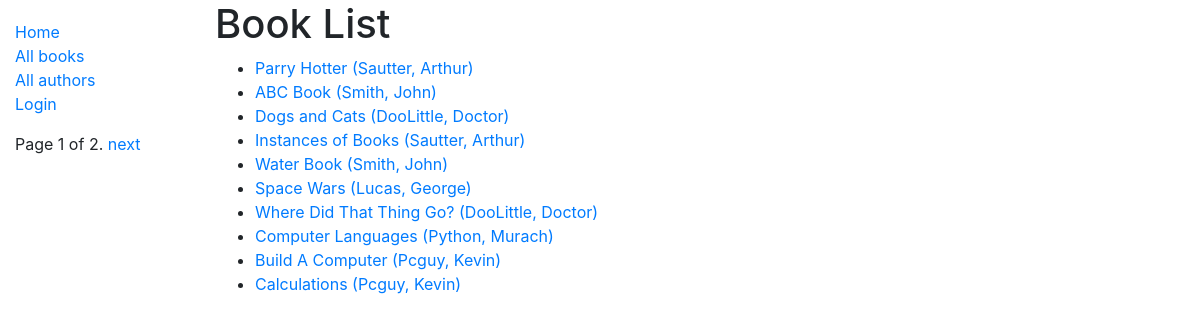
/catalog/books/, run on the app's committed database.
### catalog/models.py (models this page shows, shortened)
class Book(models.Model):
    title = models.CharField(max_length=200)
    author = models.ForeignKey('Author', on_delete=models.SET_NULL, null=True)
    summary = models.TextField(max_length=1000, help_text='Enter a brief description of the book')
    isbn = models.CharField('ISBN', max_length=13, unique=True,
                            help_text='13 Character <a href="https://www.isbn-international.org/content/what-isbn">ISBN number</a>')
    genre = models.ManyToManyField(Genre, help_text='Select a genre for this book')
    def get_absolute_url(self):
        return reverse('book-detail', args=[str(self.id)])
    def display_genre(self):
        """Create a string for the Genre. This is required to display genre in Admin."""
        return ', '.join(genre.name for genre in self.genre.all()[:3])
    display_genre.short_description = 'Genre'

class Author(models.Model):
    first_name = models.CharField(max_length=100)
    last_name = models.CharField(max_length=100)
    date_of_birth = models.DateField(null=True, blank=True)
    date_of_death = models.DateField('Died', null=True, blank=True)
    class Meta:
        ordering = ['last_name', 'first_name']
    def __str__(self):
        return f'{self.last_name}, {self.first_name}'

### catalog/views.py (the view)
# urls.py: path('books/', views.BookListView.as_view(), name='books'),
class BookListView(generic.ListView):
    model = Book
    paginate_by = 10

### catalog/templates/catalog/book_list.html
{% extends "base_generic.html" %}
{% block content %}
  <h1>Book List</h1>
  {% if book_list %}
  <ul>
    {% for book in book_list %}
      <li>
        <a href="{{ book.get_absolute_url }}">{{ book.title }}</a>
          <a href="{{ author.get_absolute_url }}">({{book.author}})</a>
      </li>
    {% endfor %}
  </ul>
  {% else %}
    <p>There are no books in the library.</p>
  {% endif %}
{% endblock %}

### templates/base_generic.html (shortened to what this page needs)
<!DOCTYPE html>
<html lang="en">
<head>
  <link rel="stylesheet" href="https://cdn.jsdelivr.net/npm/bootstrap@4.5.3/dist/css/bootstrap.min.css">
  {% load static %}
  <link rel="stylesheet" href="{% static 'css/styles.css' %}">
</head>
<body>
  <div class="container-fluid">
    <div class="row">
      <div class="col-sm-2">
      {% block sidebar %}
        <ul class="sidebar-nav">
          <li><a href="{% url 'index' %}">Home</a></li>
          <li><a href="{% url 'books' %}">All books</a></li>
          <li><a href="{% url 'authors' %}">All authors</a></li>
         {% if user.is_authenticated %}
     <li>User: {{ user.get_username }}</li>
    <li><a href="{% url 'my-borrowed' %}">My Borrowed</a></li>
     <li><a href="{% url 'logout'%}?next={{request.path}}">Logout</a></li>
   {% else %}
     <li><a href="{% url 'login'%}?next={{request.path}}">Login</a></li>
   {% endif %}
        </ul>
     {% endblock %}
      {% block pagination %}
    {% if is_paginated %}
        <div class="pagination">
            <span class="page-links">
                <span class="page-current">
                    Page {{ page_obj.number }} of {{ page_obj.paginator.num_pages }}.
                </span>
                {% if page_obj.has_next %}
                    <a href="{{ request.path }}?page={{ page_obj.next_page_number }}">next</a>
                {% endif %}
            </span>
        </div>
    {% endif %}
  {% endblock %}
      </div>
      <div class="col-sm-10 ">{% block content %}{% endblock %}</div>
    </div>
  </div>
</body>
</html>

### templates/styles.css (style rules this page uses)
.sidebar-nav { margin-top: 20px; padding: 0; list-style: none; }

### data on the page
Book: title "Parry Hotter", author "Sautter, Arthur"
Book: title "ABC Book", author "Smith, John"
Book: title "Dogs and Cats", author "DooLittle, Doctor"
Book: title "Instances of Books", author "Sautter, Arthur"
Book: title "Water Book", author "Smith, John"
Book: title "Space Wars", author "Lucas, George"
Book: title "Where Did That Thing Go?", author "DooLittle, Doctor"
Book: title "Computer Languages", author "Python, Murach"
Book: title "Build A Computer", author "Pcguy, Kevin"
Book: title "Calculations", author "Pcguy, Kevin"

### other printed values
{{ page_obj.number }} "1"
{{ page_obj.paginator.num_pages }} "2"
